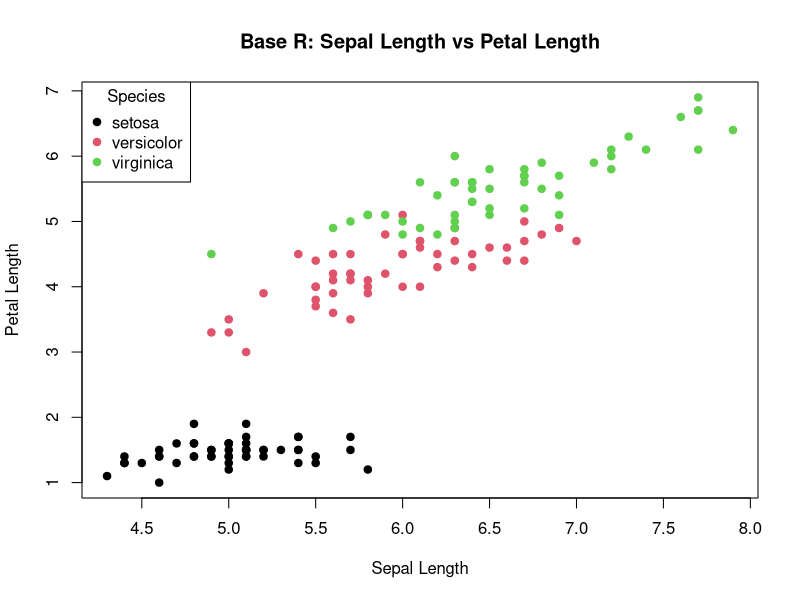
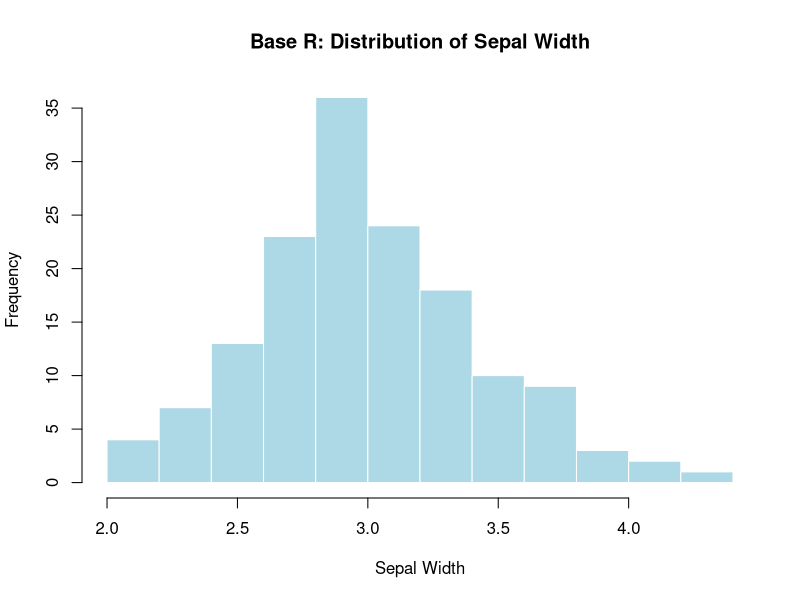
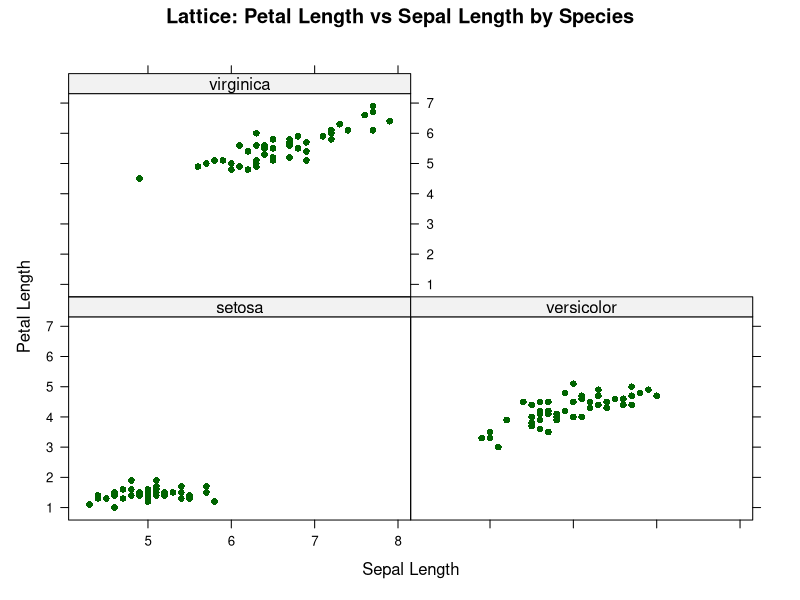
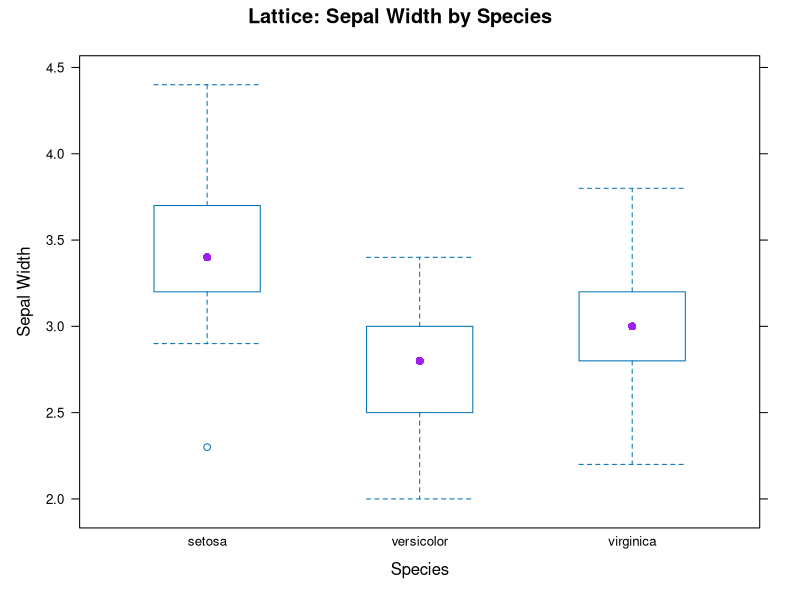
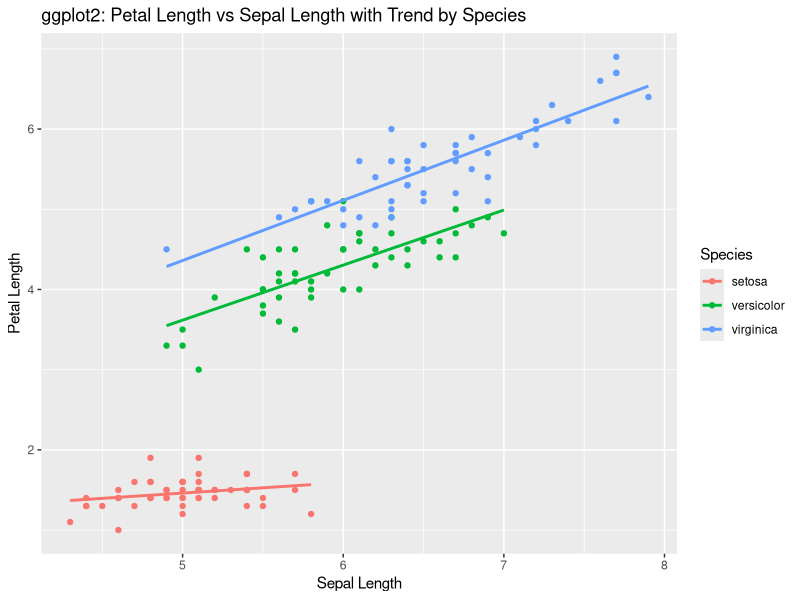
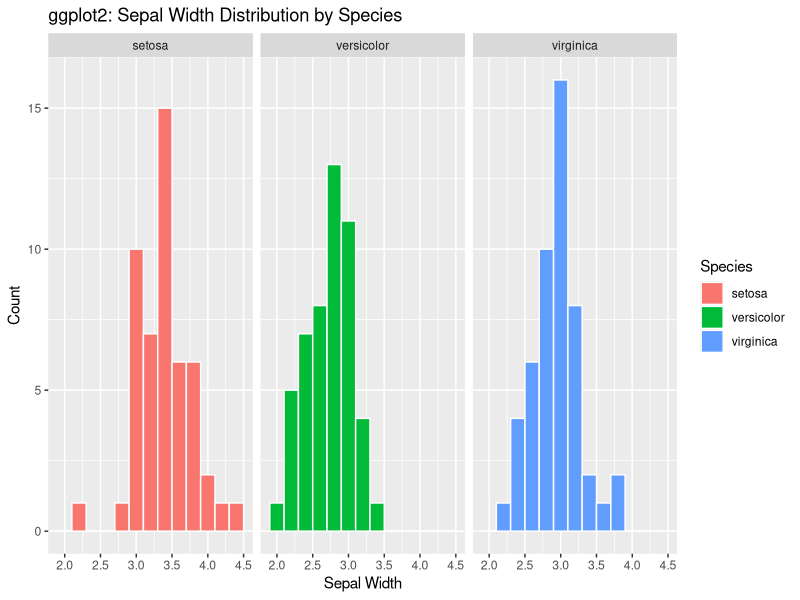

Reproduce these figures in R, in order.
# Assignment #9: Visualization in R – Base Graphics, Lattice, and ggplot2
# Zara Gonzalez

# Load dataset
data("iris", package = "datasets")
head(iris)

# Load libraries
library(lattice)
library(ggplot2)

# -----------------------------
# Base R Graphics
# -----------------------------

# Plot 1: Scatter plot
plot(
  iris$Sepal.Length, iris$Petal.Length,
  main = "Base R: Sepal Length vs Petal Length",
  xlab = "Sepal Length",
  ylab = "Petal Length",
  col = as.numeric(iris$Species),
  pch = 19
)

legend(
  "topleft",
  legend = levels(iris$Species),
  col = 1:3,
  pch = 19,
  title = "Species"
)

# Plot 2: Histogram
hist(
  iris$Sepal.Width,
  main = "Base R: Distribution of Sepal Width",
  xlab = "Sepal Width",
  col = "lightblue",
  border = "white"
)

# -----------------------------
# Lattice Graphics
# -----------------------------

# Plot 3: Conditioned scatter plot
xyplot(
  Petal.Length ~ Sepal.Length | Species,
  data = iris,
  main = "Lattice: Petal Length vs Sepal Length by Species",
  xlab = "Sepal Length",
  ylab = "Petal Length",
  pch = 16,
  col = "darkgreen"
)

# Plot 4: Box plot
bwplot(
  Sepal.Width ~ Species,
  data = iris,
  main = "Lattice: Sepal Width by Species",
  xlab = "Species",
  ylab = "Sepal Width",
  col = "purple"
)

# -----------------------------
# ggplot2 Graphics
# -----------------------------

# Plot 5: Scatter plot with smoothing
ggplot(iris, aes(x = Sepal.Length, y = Petal.Length, color = Species)) +
  geom_point() +
  geom_smooth(method = "lm", se = FALSE) +
  labs(
    title = "ggplot2: Petal Length vs Sepal Length with Trend by Species",
    x = "Sepal Length",
    y = "Petal Length"
  )

# Plot 6: Faceted histogram
ggplot(iris, aes(x = Sepal.Width, fill = Species)) +
  geom_histogram(binwidth = 0.2, color = "white") +
  facet_wrap(~ Species) +
  labs(
    title = "ggplot2: Sepal Width Distribution by Species",
    x = "Sepal Width",
    y = "Count"
  )
